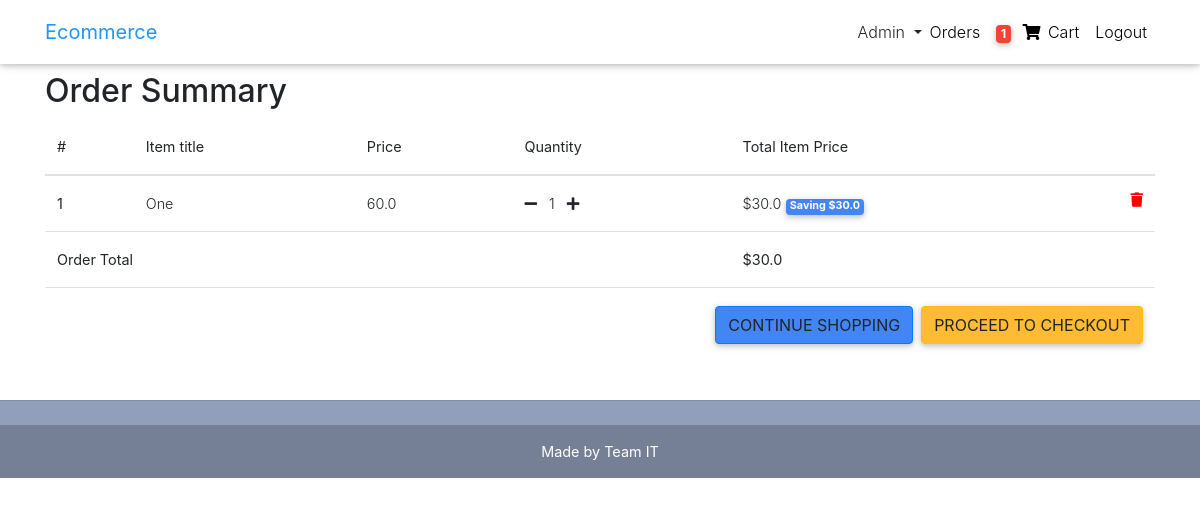
/order-summary/ (signed in), run on the app's committed database.
### core/models.py (models this page shows, shortened)
class Order(models.Model):
    user = models.ForeignKey(settings.AUTH_USER_MODEL,
                             on_delete=models.CASCADE)
    items = models.ManyToManyField(OrderItem)
    start_date = models.DateTimeField(auto_now_add=True)
    ordered_date = models.DateTimeField()
    ordered = models.BooleanField(default=False)
    shipping_address = models.ForeignKey(
        'Address', related_name='shipping_address', on_delete=models.SET_NULL, blank=True, null=True)
    being_delivered = models.BooleanField(default=False)
    received = models.BooleanField(default=False)
    class Meta:
        ordering = ["-ordered_date"]
    def get_total(self):
        total = 0
        for order_item in self.items.all():
            total += order_item.get_final_price()
        return total

class OrderItem(models.Model):
    user = models.ForeignKey(settings.AUTH_USER_MODEL,
                             on_delete=models.CASCADE)
    ordered = models.BooleanField(default=False)
    item = models.ForeignKey(Item, on_delete=models.CASCADE)
    quantity = models.IntegerField(default=1)
    def get_total_item_price(self):
        return self.quantity * self.item.price
    def get_total_discount_item_price(self):
        return self.quantity * self.item.discount_price
    def get_amount_saved(self):
        return self.get_total_item_price() - self.get_total_discount_item_price()
    def get_final_price(self):
        if self.item.discount_price:
            return self.get_total_discount_item_price()
        return self.get_total_item_price()

class Item(models.Model):
    title = models.CharField(max_length=100)
    price = models.FloatField()
    discount_price = models.FloatField(blank=True, null=True)
    category = models.IntegerField(choices=CATEGORY_CHOICES)
    label = models.IntegerField(choices=LABEL_CHOICES)
    slug = models.SlugField()
    description = models.TextField()
    image = models.ImageField(blank=True,default='default.jpg')

### core/views.py (the view)
# urls.py: path('order-summary/', OrderSummaryView.as_view(), name='order-summary'),
class OrderSummaryView(LoginRequiredMixin, View):
    def get(self, *args, **kwargs):
        try:
            order = Order.objects.get(user=self.request.user, ordered=False)
            context = {
                'object': order
            }
            return render(self.request, 'order_summary.html', context)
        except ObjectDoesNotExist:
            messages.warning(self.request, "You do not have an active order")
            return redirect("/homeview")

### core/templatetags/cart_template_tags.py (called while the page is built)
@register.filter
def cart_item_count(user):
    if user.is_authenticated:
        qs = Order.objects.filter(user=user, ordered=False)
        if qs.exists():
            return qs[0].items.count()
    return 0

### core/templates/order_summary.html (shortened to what this page needs)
{% extends "base.html" %}
{% block content %}
  <main>
    <div class="container" id="temp">
    <div class="table-responsive text-nowrap">
    <h2>Order Summary</h2>
    <table class="table">
        <thead>
        <tr>
            <th scope="col">#</th>
            <th scope="col">Item title</th>
            <th scope="col">Price</th>
            <th scope="col">Quantity</th>
            <th scope="col">Total Item Price</th>
        </tr>
        </thead>
        <tbody>
        {% for order_item in object.items.all %}
        <tr>
            <th scope="row">{{ forloop.counter }}</th>
            <td>{{ order_item.item.title }}</td>
            <td>{{ order_item.item.price }}</td>
            <td>
                <a href="{% url 'core:remove-single-item-from-cart' order_item.item.slug %}"><i class="fas fa-minus mr-2"></i></a>
                {{ order_item.quantity }}
                <a href="{% url 'core:add-to-cart' order_item.item.slug %}"><i class="fas fa-plus ml-2"></i></a>
            </td>
            <td>
            {% if order_item.item.discount_price %}
                ${{ order_item.get_total_discount_item_price }}
                <span class="badge badge-primary">Saving ${{ order_item.get_amount_saved }}</span>
            {% else %}
                ${{ order_item.get_total_item_price }}
            {% endif %}
            <a style='color: red;' href="{% url 'core:remove-from-cart' order_item.item.slug %}">
                <i class="fas fa-trash float-right"></i>
            </a>
            </td>
        </tr>
        {% endfor %}
        {% if object.get_total %}
        <tr>
            <td colspan="4"><b>Order Total</b></td>
            <td><b>${{ object.get_total }}</b></td>
        </tr>
        <tr>
            <td colspan="5">
            <a class='btn btn-warning float-right ml-2' href='/checkout/'>Proceed to checkout</a>
            <a class='btn btn-primary float-right' href='/homeview/'>Continue shopping</a>
            </td>
        </tr>
        {% endif %}
        </tbody>
    </table>
    </div>
    </div>
  </main>
{% endblock content %}

### core/templates/navbar.html (shortened to what this page needs)
{% load cart_template_tags %}
<nav class="navbar fixed-top navbar-expand-lg navbar-light white scrolling-navbar">
  <div class="container">
    <a class="navbar-brand waves-effect" href="{% url 'core:home' %}">
      <span class="font-weight-bolder blue-text">Ecommerce</span>
    </a>
    <div class="collapse navbar-collapse" id="navbarSupportedContent">
      <ul class="navbar-nav nav-flex-icons">
        {% if request.user.is_superuser %}
        <li class='nav-item'>
          <div class="dropdown show" style="margin-top: 8px;">
            <a class="av-link waves-effect dropdown-toggle" type="button" id="dropdownMenuButton" data-toggle="dropdown" aria-haspopup="true" aria-expanded="false">
              <span class="clearfix d-block d-sm-inline-block"> Admin </span>
            </a>
          </div>
        </li>
        <li class="nav-item">
          <a href="{% url 'core:cust-orders' %}" class="nav-link waves-effect">
            <span class="clearfix d-block d-sm-inline-block"> Orders </span>
          </a>
        </li>
        <li class="nav-item">
          <a href="{% url 'core:order-summary' %}" class="nav-link waves-effect">
            <span class="badge red z-depth-1 mr-1"> {{ request.user|cart_item_count }} </span>
            <i class="fas fa-shopping-cart"></i>
            <span class="clearfix d-none d-sm-inline-block"> Cart </span>
          </a>
        </li>
        <li class="nav-item">
          <a class="nav-link waves-effect" href="{% url 'account_logout' %}">
            <span class="clearfix d-block d-sm-inline-block"> Logout </span>
          </a>
        </li>
        {% endif %}
      </ul>
    </div>
  </div>
</nav>

### data on the page
OrderItem: item "One", item.price "60.0", quantity "1", get_total_discount_item_price "30.0", get_amount_saved "30.0"
Order: get_total "30.0"

### other printed values
{{ request.user|cart_item_count }} "1"
